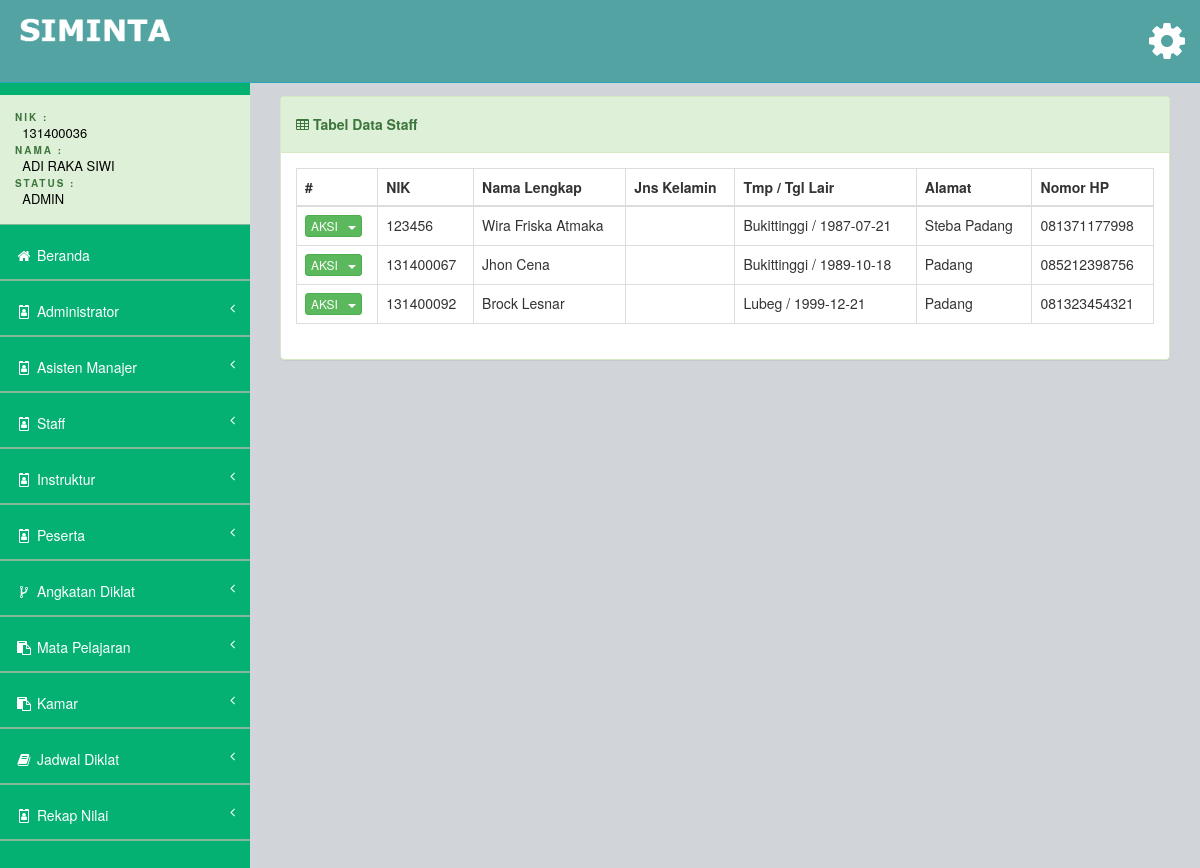
Before: /views/admin/main.php?page=lihat-staff (signed in) with the older database file.
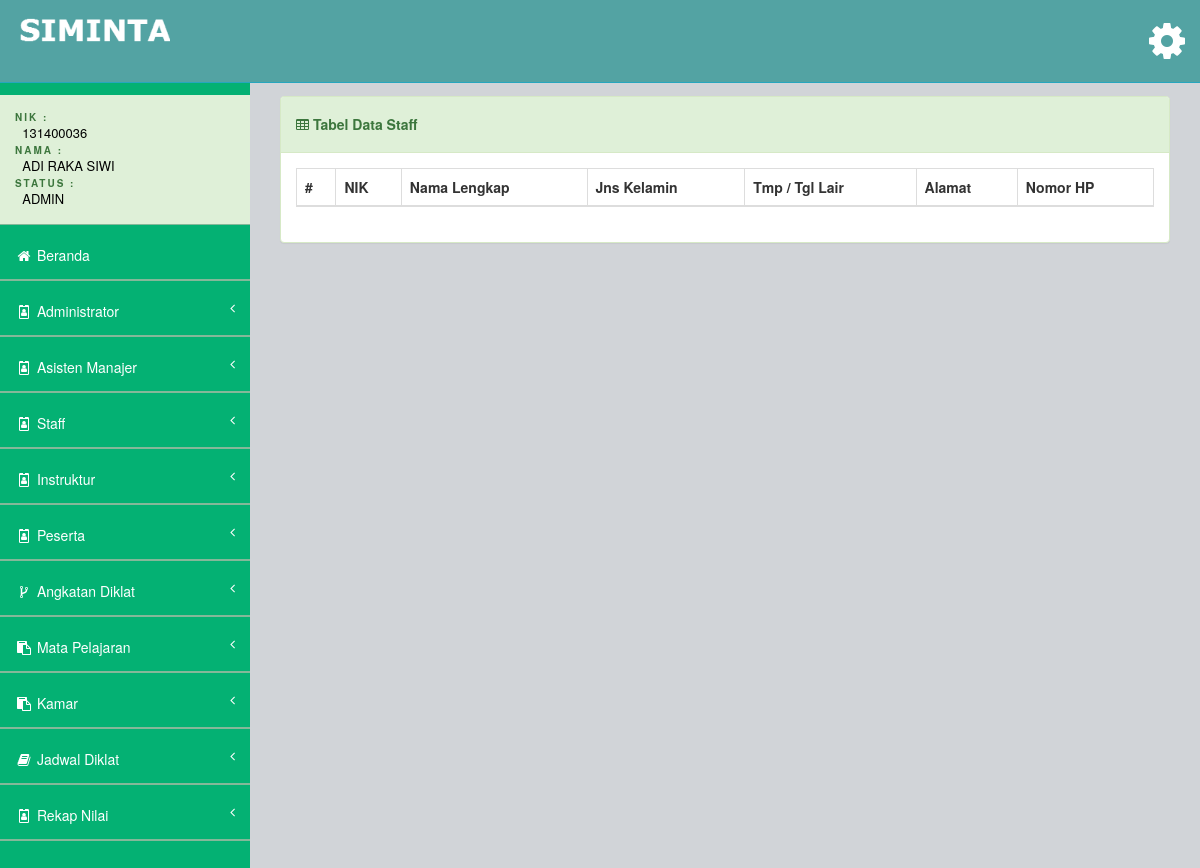
After: the same page with the newer database file.
### tables this page shows
CREATE TABLE `tb_detail_staff` (
  `id` int(11) NOT NULL AUTO_INCREMENT,
  `user_akun_id` int(11) NOT NULL,
  `nik` varchar(50) NOT NULL,
  `nama` varchar(50) NOT NULL,
  `jekel` enum('Laki-Laki','Perempuan') NOT NULL,
  `tempat_lahir` varchar(50) NOT NULL,
  `tgl_lahir` date NOT NULL,
  `alamat` varchar(100) NOT NULL,
  `nomor_hp` varchar(12) NOT NULL,
  PRIMARY KEY (`id`),
  KEY `user_akun_id` (`user_akun_id`),
  KEY `user_akun_id_2` (`user_akun_id`),
  CONSTRAINT `tb_detail_staff_ibfk_1` FOREIGN KEY (`user_akun_id`) REFERENCES `tb_user_akun` (`id`)
);

### views/admin/input_staff/lihat-biodata-staff.php (the view, shortened to what this page needs)
<div class="row">
    <div class="col-md-12">
        <div class="panel panel-success">
            <div class="panel-heading">
                <h5><strong><i class="fa fa-table"></i>&nbsp;Tabel Data Staff</strong></h5>
            </div>
            <div class="panel-body">
                <div class="">
                    <table class="table table-bordered table-hover my-datatable">
                        <thead>
                            <tr>
                                <th>#</th>
                                <th>NIK</th>
                                <th>Nama Lengkap</th>
                                <th>Jns Kelamin</th>
                                <th>Tmp / Tgl Lair</th>
                                <th>Alamat</th>
                                <th>Nomor HP</th>
                            </tr>
                        </thead>
                        <tbody>
                            <?php
                                $sql = "SELECT * FROM tb_detail_staff";
                                $proses = mysqli_query($conn, $sql);
                                while ($data = mysqli_fetch_assoc($proses))
                                {
                            ?>
                                <tr>
                                    <td>
                                        <div class="dropdown">
                                        <button class="btn btn-success btn-xs dropdown-toggle" type="button" data-toggle="dropdown">
                                                AKSI &nbsp;
                                                <span class="caret"></span>
                                            </button>
                                        </div>
                                    </td>
                                    <td><?php echo $data["nik"] ?></td>
                                    <td><?php echo $data["nama"] ?></td>
                                    <td><?php echo $data["jekel"] ?></td>
                                    <td><?php echo $data["tempat_lahir"]." / ".$data["tgl_lahir"] ?></td>
                                    <td><?php echo $data["alamat"] ?></td>
                                    <td><?php echo $data["nomor_hp"] ?></td>
                                </tr>
                            <?php
                                }
                            ?>
                        </tbody>
                    </table>
                </div>
            </div>
        </div>
    </div>
</div>

### views/admin/main.php (shortened to what this page needs)
<!DOCTYPE html>
<html>
<head>
    <?php include "partial/style.php" ?>
</head>
<body>
    <div id="wrapper">
        <?php include "partial/navbar.php" ?>
        <?php include "partial/sidebar.php" ?>
        <div id="page-wrapper">
            <div class="row">
                <br>
                <div class="col-md-12">
                    <?php
                        include "../../config/koneksi.php";
                    ?>
                </div>
            </div>
            <?php
                if (isset($_GET["page"])) {
                    $page = $_GET["page"];
                    if ($page == 'home') {
                        include "home.php";
                    } elseif ($page == 'input-admin') {
                        include "input_admin/input-admin.php";
                    } elseif ($page == 'ubah-admin') {
                        include "input_admin/ubah-admin.php";
                    } elseif ($page == 'hapus-admin') {
                        include "input_admin/hapus-admin.php";
                    } elseif ($page == 'lihat-admin') {
                        include "input_admin/lihat-biodata-admin.php";
                    } elseif ($page == 'input-asmen') {
                        include "input_asmen/input-asmen.php";
                    } elseif ($page == 'ubah-asmen') {
                        include "input_asmen/ubah-asmen.php";
                    } elseif ($page == 'hapus-asmen') {
                        include "input_asmen/hapus-asmen.php";
                    } elseif ($page == 'lihat-asmen') {
                        include "input_asmen/lihat-biodata-asmen.php";
                    } elseif ($page == 'input-staff') {
                        include "input_staff/input-staff.php";
                    } elseif ($page == 'ubah-staff') {
                        include "input_staff/ubah-staff.php";
                    } elseif ($page == 'hapus-staff') {
                        include "input_staff/hapus-staff.php";
                    } elseif ($page == 'lihat-staff') {
                        include "input_staff/lihat-biodata-staff.php";
                    } elseif ($page == 'input-instruktur') {
                        include "input_instruktur/input-instruktur.php";
                    } elseif ($page == 'ubah-instruktur') {
                        include "input_instruktur/ubah-instruktur.php";
                    } elseif ($page == 'hapus-instruktur') {
                        include "input_instruktur/hapus-instruktur.php";
                    } elseif ($page == 'lihat-instruktur') {
                        include "input_instruktur/lihat-biodata-instruktur.php";
                    } elseif ($page == 'input-peserta') {
                        include "input_peserta/input-peserta.php";
                    } elseif ($page == 'ubah-peserta') {
                        include "input_peserta/ubah-peserta.php";
                    } elseif ($page == 'hapus-peserta') {
                        include "input_peserta/hapus-peserta.php";
                    } elseif ($page == 'lihat-peserta') {
                        include "input_peserta/lihat-biodata-peserta.php";
                    } elseif ($page == 'ubah-password') {
                        include "password/ubah_password.php";
                    } elseif ($page == 'input-mapel') {
                        include "mata_pelajaran/input-mapel.php";
                    } elseif ($page == 'lihat-mapel') {
                        include "mata_pelajaran/lihat-mapel.php";
                    } elseif ($page == 'input-jadwal') {
                        include "jadwal_diklat/input-jadwal.php";
                    } elseif ($page == 'lihat-jadwal') {
                        include "jadwal_diklat/lihat-jadwal.php";
                    } elseif ($page == 'input-angkatan') {
                        include "angkatan_diklat/input-angkatan.php";
                    } elseif ($page == 'ubah-angkatan') {
                        include "angkatan_diklat/ubah-angkatan.php";
                    } elseif ($page == 'hapus-angkatan') {
                        include "angkatan_diklat/hapus-angkatan.php";
                    } elseif ($page == 'lihat-angkatan') {
                        include "angkatan_diklat/lihat-angkatan.php";
                    } elseif ($page == 'input-kamar') {
                        include "kamar/input-kamar.php";
                    } elseif ($page == 'lihat-kamar') {
                        include "kamar/lihat-kamar.php";
                    } elseif ($page == 'pilih-angkatan') {
                        include "angkatan_diklat/pilih-angkatan.php";
                    }
                }
            ?>
        </div>
</body>
</html>

### views/admin/partial/style.php
<link href="../../assets/vendor/bootstrap-3.3.7/css/bootstrap.min.css" rel="stylesheet" />
<link href="../../assets/vendor/font-awesome/css/font-awesome.min.css" rel="stylesheet" />
<link href="../../assets/vendor/pace/pace-theme-big-counter.css" rel="stylesheet" />
<link href="../../assets/vendor/siminta/css/style.css" rel="stylesheet" />
<link href="../../assets/vendor/siminta/css/main-style.css" rel="stylesheet" />
<link href="../../assets/vendor/dataTables/datatables.min.css" rel="stylesheet" />
<link href="../../assets/css/datepicker-tgl.css" rel="stylesheet" />
<link href="../../assets/css/custom.css" rel="stylesheet" />

### views/admin/partial/navbar.php (shortened to what this page needs)
<nav class="navbar navbar-default navbar-fixed-top" role="navigation" id="navbar">
    <div class="navbar-header">
        <a class="navbar-brand" href="index.html">
            <img src="../../assets/vendor/siminta/img/logo.png" alt="" />
        </a>
    </div>
    <ul class="nav navbar-top-links navbar-right">
        <li class="dropdown">
            <a class="dropdown-toggle" data-toggle="dropdown" href="#">
                <i class="fa fa-gear fa-3x"></i>
            </a>
        </li>
    </ul>
</nav>

### views/admin/partial/sidebar.php (shortened to what this page needs)
<nav class="navbar-default navbar-static-side" role="navigation">
    <div class="sidebar-collapse">
        <ul class="nav" id="side-menu">
            <li>
                <div class="user-section">
                    <div class="user-info">
                        <div>
                            <strong>NIK : </strong> <br> &nbsp;
                            <?php echo $_SESSION["username"] ?>
                        </div>
                        <div>
                            <strong>NAMA : </strong> <br> &nbsp;
                            <?php echo strtoupper($_SESSION["nama"]) ?>
                        </div>
                        <div>
                            <strong>STATUS : </strong> <br> &nbsp;
                            <?php echo strtoupper($_SESSION["hak_akses"]) ?>
                        </div>
                    </div>
                </div>
            </li>
            <li class="">
                <a href="?page=home"><i class="fa fa-home fa-fw"></i>&nbsp;Beranda</a>
            </li>
            <li>
                <a href="#"><i class="fa fa-id-badge fa-fw"></i>&nbsp;Administrator<span class="fa arrow"></span></a>
            </li>
            <li>
                <a href="#"><i class="fa fa-id-badge fa-fw"></i>&nbsp;Asisten Manajer<span class="fa arrow"></span></a>
            </li>
            <li>
                <a href="#"><i class="fa fa-id-badge fa-fw"></i>&nbsp;Staff<span class="fa arrow"></span></a>
            </li>
            <li>
                <a href="#"><i class="fa fa-id-badge fa-fw"></i>&nbsp;Instruktur<span class="fa arrow"></span></a>
            </li>
            <li>
                <a href="#"><i class="fa fa-id-badge fa-fw"></i>&nbsp;Peserta<span class="fa arrow"></span></a>
            </li>
            <li>
                <a href="#"><i class="fa fa-code-fork fa-fw"></i>&nbsp;Angkatan Diklat<span class="fa arrow"></span></a>
            </li>
            <li>
                <a href="#"><i class="fa fa-clipboard fa-fw"></i>&nbsp;Mata Pelajaran<span class="fa arrow"></span></a>
            </li>
            <li>
                <a href="#"><i class="fa fa-clipboard fa-fw"></i>&nbsp;Kamar<span class="fa arrow"></span></a>
            </li>
            <li>
                <a href="#"><i class="fa fa-book fa-fw"></i>&nbsp;Jadwal Diklat<span class="fa arrow"></span></a>
            </li>
            <li>
                <a href="#"><i class="fa fa-id-badge fa-fw"></i>&nbsp;Rekap Nilai<span class="fa arrow"></span></a>
            </li>
        </ul>
    </div>
</nav>

### assets/css/custom.css (style rules this page uses)
.user-section { background: #DFF0D8; }
.user-info { font-size: 13px; }
.user-info > div > strong { font-size: 10px; letter-spacing: 2px; color: #3c763d; }
.my-datatable { font-size: 14px; }

Changed rows visible on the page:
removed tb_detail_staff: nik "123456", nama "Wira Friska Atmaka", tempat_lahir "Bukittinggi", tgl_lahir "1987-07-21", alamat "Steba Padang", nomor_hp "081371177998"
removed tb_detail_staff: nik "131400067", nama "Jhon Cena", tempat_lahir "Bukittinggi", tgl_lahir "1989-10-18", alamat "Padang", nomor_hp "085212398756"
removed tb_detail_staff: nik "131400092", nama "Brock Lesnar", tempat_lahir "Lubeg", tgl_lahir "1999-12-21", alamat "Padang", nomor_hp "081323454321"
